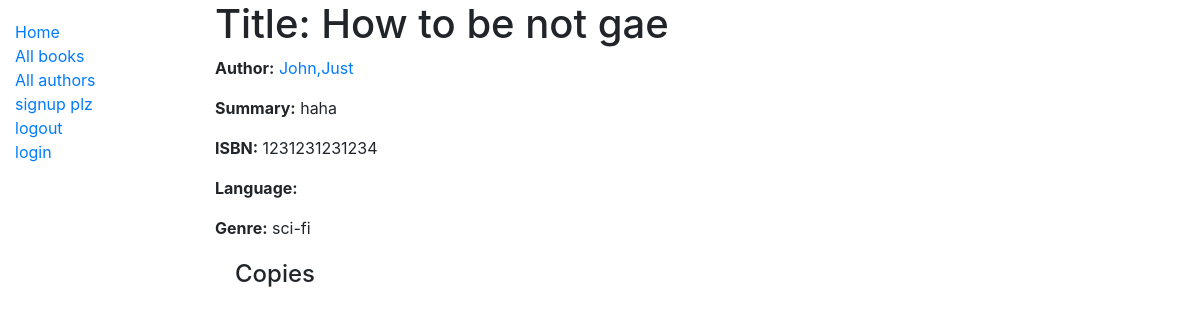
The app's page /app1/book/1 with its own data.
### app1/models.py (models this page shows, shortened)
class Book(models.Model):
	title = models.CharField(max_length=200)
	author = models.ForeignKey('Author', on_delete = models.SET_NULL, null = True)
	summary = models.TextField(max_length=1000,help_text = 'description of the book')
	isbn = models.CharField('ISBN',max_length=13,help_text= '13 Character <a href="https://www.isbn-international.org/content/what-isbn">ISBN number</a>')
	genre = models.ManyToManyField(Genre,help_text = 'select genre for this book')
	lang = models.ForeignKey('Language',on_delete = models.SET_NULL, null = True)
	def display_genre(self):
		return ', '.join(genre.name for genre in self.genre.all()[:3])
	display_genre.short_description = 'Genre'

class Author(models.Model):
	first_name = models.CharField(max_length=100)
	last_name = models.CharField(max_length=100)
	date_of_birth = models.DateField(null = True,blank = True)
	date_of_death = models.DateField('Died', null = True, blank = True)
	class Meta:
		ordering = ['last_name','first_name']
	def __str__(self):
		return f'{self.last_name},{self.first_name}'

class Genre(models.Model):
	name = models.CharField(max_length=200,help_text='enter a book genre (e.g. Science Fiction)')
	def __str__(self):
		return self.name

### app1/views.py (the view, shortened to what this page needs)
# urls.py: path('book/<int:pk>', views.BookDetailView.as_view(), name='book-detail'),
class BookDetailView(generic.DetailView):
    model = Book

### app1/templates/app1/book_detail.html (shortened to what this page needs)
{% extends "app1/base_generic.html" %}
{% block content %}
  <h1>Title: {{ book.title }}</h1>
  <p><strong>Author:</strong> <a href="{% url 'app1:author-detail' book.author.pk %}">{{ book.author }}</a></p>
  <p><strong>Summary:</strong> {{ book.summary }}</p>
  <p><strong>ISBN:</strong> {{ book.isbn }}</p>
  <p><strong>Language:</strong> {{ book.language }}</p>
  <p><strong>Genre:</strong> {{ book.genre.all|join:", " }}</p>
  <div style="margin-left:20px;margin-top:20px">
    <h4>Copies</h4>
  </div>
{% endblock %}

### records on screen
Book: title "How to be not gae", author "John,Just", summary "haha", isbn "1231231231234", genre.all "sci-fi"
